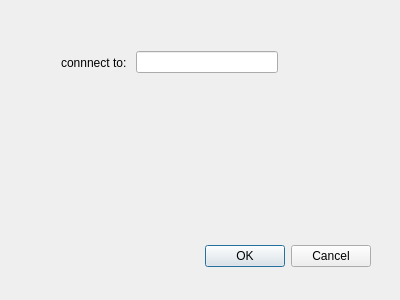
<?xml version="1.0" encoding="UTF-8"?>
<ui version="4.0">
 <class>ConnectDialog</class>
 <widget class="QDialog" name="ConnectDialog">
  <property name="geometry">
   <rect>
    <x>0</x>
    <y>0</y>
    <width>400</width>
    <height>300</height>
   </rect>
  </property>
  <property name="windowTitle">
   <string>Dialog</string>
  </property>
  <widget class="QDialogButtonBox" name="buttonBox">
   <property name="geometry">
    <rect>
     <x>30</x>
     <y>240</y>
     <width>341</width>
     <height>32</height>
    </rect>
   </property>
   <property name="orientation">
    <enum>Qt::Horizontal</enum>
   </property>
   <property name="standardButtons">
    <set>QDialogButtonBox::Cancel|QDialogButtonBox::Ok</set>
   </property>
  </widget>
  <widget class="QWidget" name="gridLayoutWidget">
   <property name="geometry">
    <rect>
     <x>60</x>
     <y>90</y>
     <width>211</width>
     <height>141</height>
    </rect>
   </property>
   <layout class="QGridLayout" name="gridLayout"/>
  </widget>
  <widget class="QWidget" name="">
   <property name="geometry">
    <rect>
     <x>61</x>
     <y>51</y>
     <width>217</width>
     <height>23</height>
    </rect>
   </property>
   <layout class="QHBoxLayout" name="horizontalLayout">
    <property name="sizeConstraint">
     <enum>QLayout::SetDefaultConstraint</enum>
    </property>
    <item>
     <widget class="QLabel" name="label">
      <property name="text">
       <string>connnect to: </string>
      </property>
     </widget>
    </item>
    <item>
     <widget class="QLineEdit" name="lineEdit"/>
    </item>
   </layout>
  </widget>
 </widget>
 <resources/>
 <connections>
  <connection>
   <sender>buttonBox</sender>
   <signal>accepted()</signal>
   <receiver>ConnectDialog</receiver>
   <slot>accept()</slot>
   <hints>
    <hint type="sourcelabel">
     <x>248</x>
     <y>254</y>
    </hint>
    <hint type="destinationlabel">
     <x>157</x>
     <y>274</y>
    </hint>
   </hints>
  </connection>
  <connection>
   <sender>buttonBox</sender>
   <signal>rejected()</signal>
   <receiver>ConnectDialog</receiver>
   <slot>reject()</slot>
   <hints>
    <hint type="sourcelabel">
     <x>316</x>
     <y>260</y>
    </hint>
    <hint type="destinationlabel">
     <x>286</x>
     <y>274</y>
    </hint>
   </hints>
  </connection>
 </connections>
</ui>
